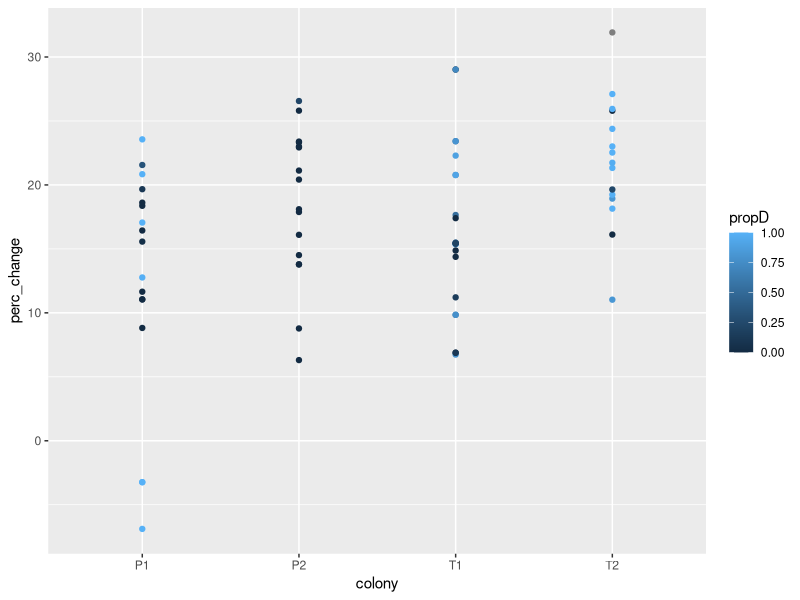

R code for this plot:
library(tidyverse)
propD<-read_csv("Data/qPCR/proportionD.csv")

bw_mastersheet <- read_csv("Data/Buoyant_Weight/bw_mastersheet.csv") %>%
  mutate(species = str_sub(FragID, 1, 1),
         colony = str_sub(FragID, 1, 2)) %>%
          full_join(propD)
#full_join(symdat)
  

df <- bw_mastersheet %>%
  group_by(FragID,colony, species, propD) %>%
  summarise(perc_change = (weight[TimePoint == 3] -weight[TimePoint == 1])/(weight[TimePoint == 1])*100)
  #summarise(perc_change = (weight[TimePoint == 2] -weight[TimePoint == 1])/(weight[TimePoint == 1])*100)
#group_By<- tidyverse function that uses column names (no spaces, lower case etc), to make certain cgoups 
df %>%
  filter(species == "P") 
  #ggplot(aes(x=colony, y=perc_change, color = propD))+geom_point()
tp2p<-qplot(colony,perc_change, data = df, color = propD, geom=c("point","smooth"))

tp2p
mod<-lm(perc_change ~ propD*colony, data = filter(df, species == "P"))
anova(mod)
